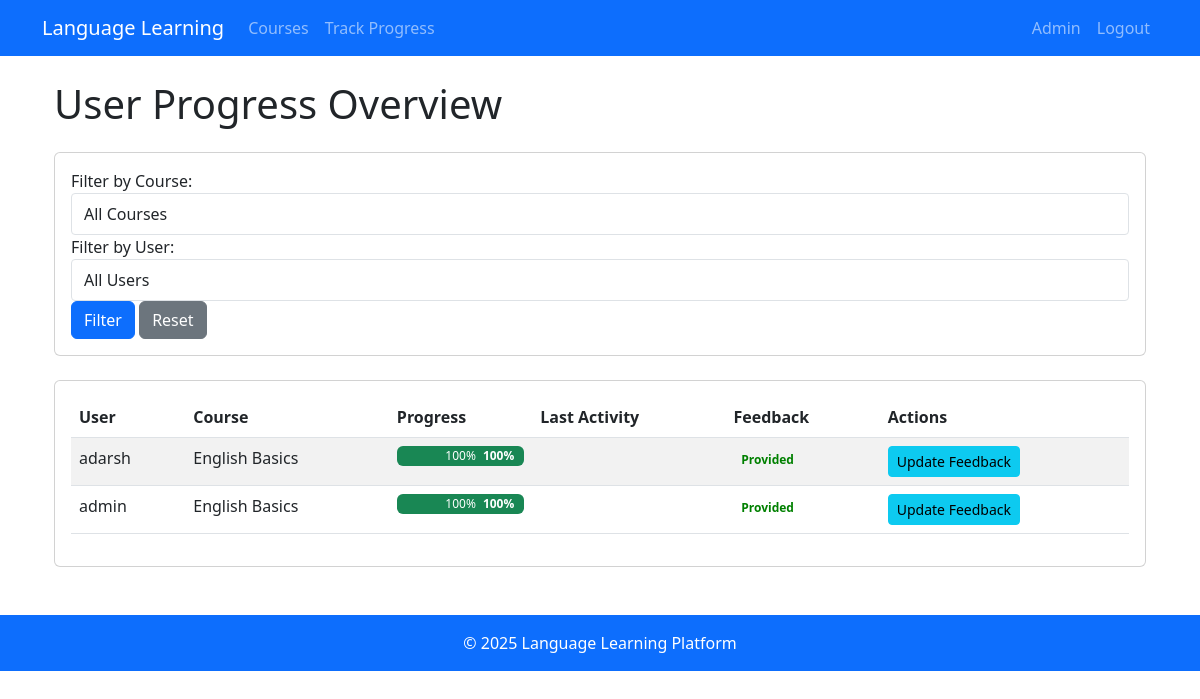
The app's page /admin-tools/progress/ (signed in) with its own data.
### learning/models.py (models this page shows, shortened)
class UserProgress(models.Model):
    user = models.ForeignKey(User, on_delete=models.CASCADE)
    course = models.ForeignKey(Course, on_delete=models.CASCADE)
    completed_lessons = models.ManyToManyField(Lesson, blank=True)
    last_accessed = models.DateTimeField(auto_now=True)
    admin_feedback = models.TextField(blank=True, null=True)
    feedback_date = models.DateTimeField(blank=True, null=True)
    @property
    def completion_percentage(self):
        total_lessons = self.course.lesson_set.count()
        completed_lessons = self.completed_lessons.count()
        return (completed_lessons / total_lessons * 100) if total_lessons > 0 else 0
    class Meta:
        verbose_name_plural = "User Progress"
        ordering = ['-feedback_date']

class Course(models.Model):
    title = models.CharField(max_length=200)
    language = models.ForeignKey(Language, on_delete=models.CASCADE)
    description = models.TextField()
    created_at = models.DateTimeField(auto_now_add=True)
    updated_at = models.DateTimeField(auto_now=True)
    difficulty = models.IntegerField(
        validators=[MinValueValidator(1), MaxValueValidator(5)]
    )
    is_active = models.BooleanField(default=True)

### learning/views.py (the view)
# urls.py: path('admin-tools/progress/', views.admin_progress_view, name='admin_progress_view'),
@login_required
@user_passes_test(lambda u: u.is_superuser)
def admin_progress_view(request):
    progress_records = UserProgress.objects.all().select_related('user', 'course')
    course_id = request.GET.get('course_id')
    if course_id:
        progress_records = progress_records.filter(course_id=course_id)
    user_id = request.GET.get('user_id')
    if user_id:
        progress_records = progress_records.filter(user_id=user_id)
    for record in progress_records:
        total_lessons = record.course.lesson_set.count()
        completed_lessons = record.completed_lessons.count()
    return render(request, 'admin/progress_overview.html', {
        'progress_records': progress_records,
        'courses': Course.objects.all(),
        'users': User.objects.filter(is_staff=False)  # Only regular users
    })

### templates/admin/progress_overview.html (shortened to what this page needs)
{% extends "base.html" %}
{% load static %}
{% block content %}
<div class="container mt-4">
    <h1 class="mb-4">User Progress Overview</h1>
    <div class="card mb-4">
        <div class="card-body">
            <form method="get" class="form-inline">
                <div class="form-group mr-3">
                    <label for="course_id" class="mr-2">Filter by Course:</label>
                    <select name="course_id" id="course_id" class="form-control">
                        <option value="">All Courses</option>
                    </select>
                </div>
                <div class="form-group mr-3">
                    <label for="user_id" class="mr-2">Filter by User:</label>
                    <select name="user_id" id="user_id" class="form-control">
                        <option value="">All Users</option>
                    </select>
                </div>
                <button type="submit" class="btn btn-primary mr-2">Filter</button>
                <a href="{% url 'admin_progress_view' %}" class="btn btn-secondary">Reset</a>
            </form>
        </div>
    </div>
    <div class="card">
        <div class="card-body">
            <div class="table-responsive">
                <table class="table table-striped">
                    <thead>
                        <tr>
                            <th>User</th>
                            <th>Course</th>
                            <th>Progress</th>
                            <th>Last Activity</th>
                            <th>Feedback</th>
                            <th>Actions</th>
                        </tr>
                    </thead>
                    <tbody>
                        {% for record in progress_records %}
                        {% if not record.user.is_superuser %}
                        <tr>
                            <td>{{ record.user.username }}</td>
                            <td>{{ record.course.title }}</td>
                            <td>
                                <div class="progress" style="height: 20px;">
                                    <div class="progress-bar bg-success"
                                         role="progressbar"
                                         style="width: {{ record.completion_percentage|floatformat:0 }}%"
                                         aria-valuenow="{{ record.completion_percentage|floatformat:0 }}"
                                         aria-valuemin="0"
                                         aria-valuemax="100">
                                        {{ record.completion_percentage|floatformat:0 }}%
                                    </div>
                                </div>
                            </td>
                            <td>{{ record.last_activity|date:"M d, Y H:i" }}</td>
                            <td>
                                {% if record.admin_feedback %}
                                <span class="badge badge-success" style="color: green;">Provided</span>
                                {% else %}
                                <span class="badge badge-warning" style="color: red;">Pending</span>
                                {% endif %}
                            </td>
                            <td>
                                <a href="{% url 'add_feedback' record.id %}" class="btn btn-sm btn-info">
                                    {% if record.admin_feedback %}Update{% else %}Add{% endif %} Feedback
                                </a>
                            </td>
                        </tr>
                        {% endif %}
                        {% empty %}
                        <tr>
                            <td colspan="6" class="text-center">No progress records found.</td>
                        </tr>
                        {% endfor %}
                    </tbody>
                </table>
            </div>
        </div>
    </div>
</div>
{% endblock %}

### templates/base.html (style rules this page uses)
body { padding-top: 56px; }
.progress { height: 20px; }
.form-control, .form-select { border-radius: 0.25rem; padding: 0.5rem 0.75rem; }
.progress { position: relative; }
.progress-bar::after { content: attr(aria-valuenow) "%"; position: absolute; right: 10px; color: white; font-weight: bold; }

### records on screen
UserProgress: user.username "adarsh", course "English Basics", completion_percentage "100", admin_feedback "Provided"
UserProgress: user.username "admin", course "English Basics", completion_percentage "100", admin_feedback "Provided"
